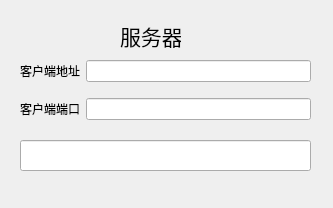
<?xml version="1.0" encoding="UTF-8"?>
<ui version="4.0">
 <class>Widget</class>
 <widget class="QWidget" name="Widget">
  <property name="geometry">
   <rect>
    <x>0</x>
    <y>0</y>
    <width>333</width>
    <height>208</height>
   </rect>
  </property>
  <property name="windowTitle">
   <string>Widget</string>
  </property>
  <widget class="QLabel" name="label">
   <property name="geometry">
    <rect>
     <x>120</x>
     <y>20</y>
     <width>61</width>
     <height>31</height>
    </rect>
   </property>
   <property name="font">
    <font>
     <family>宋体</family>
     <pointsize>16</pointsize>
    </font>
   </property>
   <property name="text">
    <string>服务器</string>
   </property>
  </widget>
  <widget class="QWidget" name="verticalLayoutWidget">
   <property name="geometry">
    <rect>
     <x>20</x>
     <y>50</y>
     <width>291</width>
     <height>80</height>
    </rect>
   </property>
   <layout class="QVBoxLayout" name="verticalLayout">
    <item>
     <layout class="QHBoxLayout" name="horizontalLayout">
      <item>
       <widget class="QLabel" name="label_2">
        <property name="text">
         <string>客户端地址</string>
        </property>
       </widget>
      </item>
      <item>
       <widget class="QLineEdit" name="ipLineEdit"/>
      </item>
     </layout>
    </item>
    <item>
     <layout class="QHBoxLayout" name="horizontalLayout_2">
      <item>
       <widget class="QLabel" name="label_4">
        <property name="text">
         <string>客户端端口</string>
        </property>
       </widget>
      </item>
      <item>
       <widget class="QLineEdit" name="portLineEdit"/>
      </item>
     </layout>
    </item>
   </layout>
  </widget>
  <widget class="QLineEdit" name="myLineEdit">
   <property name="geometry">
    <rect>
     <x>20</x>
     <y>140</y>
     <width>291</width>
     <height>31</height>
    </rect>
   </property>
  </widget>
 </widget>
 <resources/>
 <connections/>
</ui>
